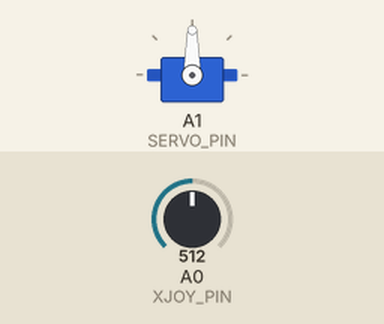
Bench run of a sketch on a simulated Arduino Uno, built with avr-gcc and run on an emulated ATmega328P. On the bench: servo. The inputs (shaded band) are chosen by the test bench; at power-on: A0 (XJOY_PIN) = 512.

Above: at 1.2 s.
1.3 s: A0 (XJOY_PIN) set to 7
2.8 s: A0 (XJOY_PIN) set to 4
At 4.1 s:
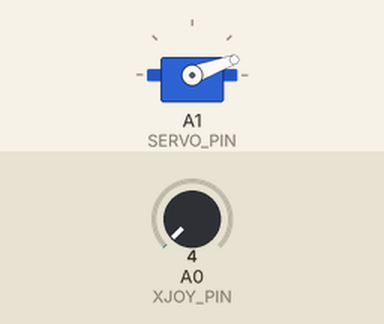
Timing chart, 0 to 5.8 s (numbered marks = the images above; inputs shaded):
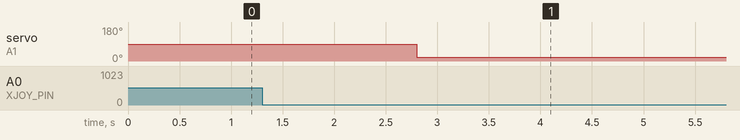

Measured:
- the behaviour switches between 6 and 5 on A0 (XJOY_PIN) (found by bisection; images 0 and 1)
- after the input at 1.3 s, every drawn part: stays the same
- after the input at 2.8 s, servo on A1 (SERVO_PIN): 90° → 20° at once

The sketch:

_NOT_NEEDED__servo_90_degree_increment.ino
```cpp
#include <Servo.h>
#define XJOY_PIN A0
#define SERVO_PIN A1

int servo_val;
Servo myservo;

void setup()
{
  Serial.begin(9600);
  myservo.attach(SERVO_PIN);
}

void loop() {
 int joystickXVal = analogRead(XJOY_PIN);
 servo_val = map(joystickXVal, 0, 1023, 0, 180);

 if(servo_val == 180){
   myservo.write(87);
 }
 else if (servo_val == 0){
   myservo.write(20);
 }
}
```
